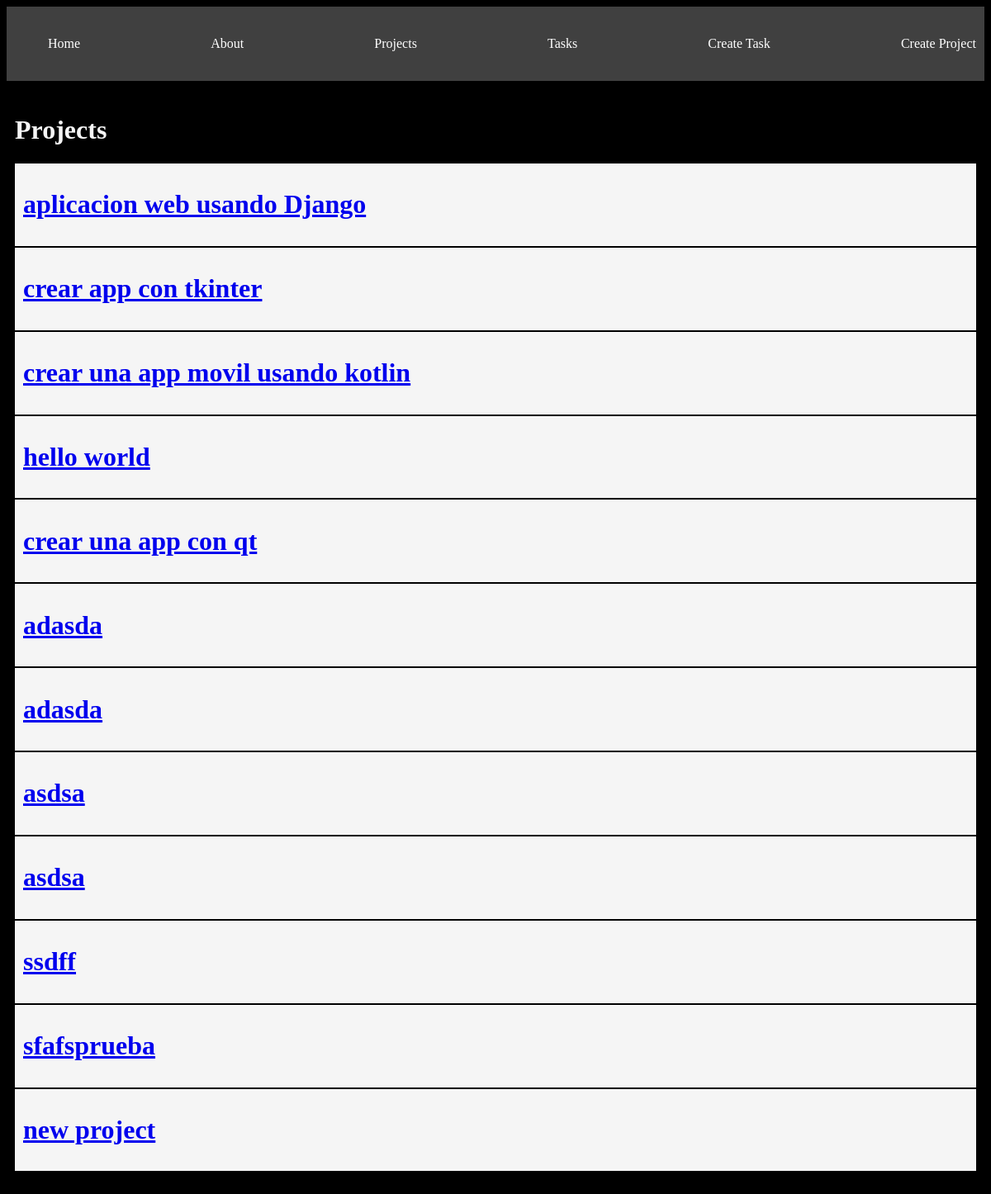
/projects/, run on the app's committed database.
### myapp/models.py (models this page shows)
class Project(models.Model):
    name = models.CharField(max_length=200)
    def __str__(self):
        return self.name

### myapp/views.py (the view)
# urls.py: path("projects/", views.projects, name = "projects"),
def projects(request):
    projects = Project.objects.all()
    return render(request, "projects/projects.html", {"projects": projects})

### myapp/templates/projects/projects.html
{% extends 'layouts/base.html'%}
{% block content %}
<h1>Projects</h1>
{% for project in projects%}
<div class="card">
  <a href="{% url 'project_detail' project.id%}"><h1>{{project.name}}</h1></a>
</div>
{% endfor %}
{% endblock %}

### myapp/static/styles/main.css (style rules this page uses)
body { background-color: black; color: whitesmoke; }
.card { color: black; background: whitesmoke; padding: 10px; margin-bottom: 2px; }

### data on the page
Project: name "aplicacion web usando Django"
Project: name "crear app con tkinter"
Project: name "crear una app movil usando kotlin"
Project: name "hello world"
Project: name "crear una app con qt"
Project: name "adasda"
Project: name "adasda"
Project: name "asdsa"
Project: name "asdsa"
Project: name "ssdff"
Project: name "sfafsprueba"
Project: name "new project"
